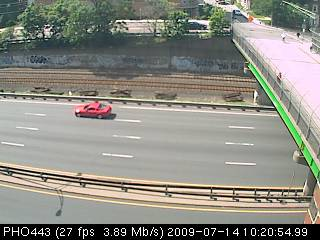
#> input picture frames_folder/in000007.jpg, 320 x 240 px; its folder holds only this picture in this run
$ jupyter execute adaptive_SVD_background_subtraction.ipynb   (shell and % lines are left out)
#> lines starting #> are read from the running program, lines starting #| are printed output that depends on the picture
# Adaptive SVD Background Subtraction

This algorithm describes a background subtraction method using **adaptive SVD** (Singular Value Decomposition).

## Overview

The algorithm processes frames from a **static camera** and uses an **initialization matrix** $A \in \mathbb{R}^{m \times n}$ to build a background model. It outputs background and foreground masks for each input frame.

## Initialization

1. Compute the initial SVD components from $A$:
   $$
   A \approx U \Sigma V^\top
   $$
   where:
   - $U \in \mathbb{R}^{m \times r}$: Left singular vectors
   - $\Sigma \in \mathbb{R}^{r \times r}$: Diagonal matrix of singular values
   - $V^\top \in \mathbb{R}^{r \times n}$: Right singular vectors
   - $r$: Initial rank (chosen based on $\tau^*$)

## Per-Frame Processing

For each new frame $B \in \mathbb{R}^{m \times 1}$:

1. **Read**, **vectorize**, and **normalize** the image $B$.
2. **Project $B$ onto the background subspace** using:
   $$
   J = UU^\top B
   $$
3. Compute the **foreground mask** $F$:
   $$
   F = |B - J| > \theta
   $$
   where $\theta$ is a foreground detection threshold.
4. Append $B$ as a column to the matrix $M$:
   $$
   M = [M \,|\, B]
   $$

## Batch Update (Every $\beta$ Frames)

When $M$ accumulates $\beta$ columns:

1. **Update SVD** using `SVDAppend`:
   $$
   [U, \Sigma, V] \leftarrow \texttt{SVDAppend}(U, \Sigma, V, M)
   $$
2. **Reset** $M \leftarrow \emptyset$.

## Reinitialization

If the number of columns in $U$ exceeds the threshold $n^*$:

- **Recompute SVD** using a new matrix $A$ with `SVDComp`:
  $$
  [U, \Sigma, V] \leftarrow \texttt{SVDComp}(A, \tau^*)
  $$

## Parameters

| Symbol        | Meaning                                             |
|---------------|-----------------------------------------------------|
| $\tau^*$      | Target rank used in `SVDComp`                       |
| $\varepsilon$ | Max Frobenius norm relative to mean image norm     |
| $\tau$        | Threshold for singular values in `SVDAppend`       |
| $\theta$      | Threshold for foreground detection                  |
| $\beta$       | Block size: number of frames before update         |
| $n^*$         | Max allowed size of $U$ (columns) before reinit     |

## Summary

This **adaptive SVD** framework evolves the background model over time while maintaining efficiency via:

- **`SVDAppend`**: Fast SVD updates using new frames.
- **`SVDComp`**: Reinitialization when the model grows too large.
- **Threshold-based masking**: Accurate foreground detection via:
  $$
  F = |B - UU^\top B| > \theta
  $$

It’s suitable for real-time background subtraction with a balance of **speed**, **adaptability**, and **accuracy**.

[cell 1]
import numpy as np
import cv2
import matplotlib.pyplot as plt
from tqdm import tqdm
import os
import glob

def svd_comp(A, tau):
    # Compute SVD
    U, s, Vh = np.linalg.svd(A, full_matrices=False)

    # Determine rank using tau parameter
    total_energy = np.sum(s**2)
    energy_threshold = tau * total_energy
    cumulative_energy = np.cumsum(s**2)
    i = np.searchsorted(cumulative_energy, energy_threshold) + 1

    # Return truncated SVD components
    return U[:, :i], np.diag(s[:i]), i

def svd_append(U, Sigma, M, tau):
    # Calculate orthogonal component of M with respect to U
    Y = M - U @ (U.T @ M)

    # QR decomposition of Y
    Q, R = np.linalg.qr(Y, mode='reduced')

    # Create augmented matrix
    K = np.block([
        [Sigma, U.T @ M],
        [np.zeros((R.shape[0], Sigma.shape[1])), R]
    ])

    # SVD of K
    Uk, sk, Vhk = np.linalg.svd(K, full_matrices=False)

    # Determine new rank using slope of singular values
    diffs = np.diff(sk)
    i_new = np.argmax(diffs < tau * sk[:-1]) + 1

    # Update U and Sigma
    U_new = np.hstack([U, Q]) @ Uk[:, :i_new]
    Sigma_new = np.diag(sk[:i_new])

    return U_new, Sigma_new, i_new

def process_image_sequence(image_folder, pattern="*.jpg", init_frames=50, tau_star=0.95,
                          tau=0.01, theta=0.05, beta=10, n_star=100, max_frames=None):

    # Get list of all image files in the folder matching the pattern
#> called with image_folder = 'frames_folder', pattern = '*.jpg', init_frames = 100, tau_star = 0.95, tau = 0.01, theta = 0.05, beta = 10, n_star = 100
    image_files = sorted(glob.glob(os.path.join(image_folder, pattern)))

    if len(image_files) == 0:
        raise ValueError(f"No images found in {image_folder} with pattern {pattern}")

    print(f"Found {len(image_files)} images")

    # Adjust init_frames if needed
    init_frames = min(init_frames, len(image_files))

    # Read first image to get dimensions
    first_img = cv2.imread(image_files[0], cv2.IMREAD_GRAYSCALE)
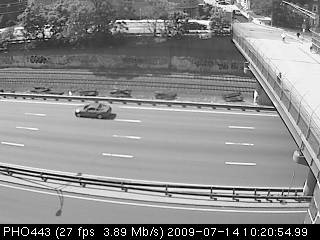
#> first_img: shape (240, 320); min 0, max 255, mean 139
    height, width = first_img.shape
#> height = 240; width = 320

    # Initialize matrix A with initialization frames
    print(f"Reading {init_frames} initialization frames...")
    A = np.zeros((height * width, init_frames))

    for i in range(init_frames):
        img = cv2.imread(image_files[i], cv2.IMREAD_GRAYSCALE)
        # Ensure all images have the same dimensions
        if img.shape != (height, width):
            img = cv2.resize(img, (width, height))
        # Normalize pixel values to [0,1]
        normalized = img.astype(float) / 255.0
        A[:, i] = normalized.flatten()

    # Compute initial SVD components
    print("Computing initial SVD components...")
    U, Sigma, i = svd_comp(A, tau_star)
#> Sigma = [164.5]; i = 1
    print(f"Initial SVD has {i} components")
#| Initial SVD has 1 components

    # Initialize M for batch processing
    M = np.zeros((height * width, 0))
#> M = empty array

    # Determine the number of frames to process
    total_frames = len(image_files)
    if max_frames is not None:
        total_frames = min(total_frames, max_frames)

    # Create dictionary to store results for all frames
    results = {}

    # Process all frames
    print("Processing image frames...")
    for frame_count in tqdm(range(total_frames)):
        # Read frame
        img = cv2.imread(image_files[frame_count], cv2.IMREAD_GRAYSCALE)
        if img is None:
            print(f"Could not read image {image_files[frame_count]}")
            continue

        # Ensure correct dimensions
        if img.shape != (height, width):
            img = cv2.resize(img, (width, height))

        # Normalize
        B = img.astype(float) / 255.0
        B_vec = B.flatten()

        # Project B onto current background model
        J = U @ (U.T @ B_vec)

        # Compute foreground mask
        diff = np.abs(B_vec - J)
        F = np.zeros_like(B_vec)
        F[diff > theta] = 1
        F_reshaped = F.reshape(height, width)

        # Reshape background
        background = J.reshape(height, width)

        # Store frame data for all frames
        results[frame_count] = {
            'original': B.copy(),
            'background': background.copy(),
            'foreground': F_reshaped.copy(),
            'rank': U.shape[1]
        }

        # Append to block M
        M = np.column_stack([M, B_vec])

        # If block is full, update SVD
        if M.shape[1] == beta:
            U, Sigma, i = svd_append(U, Sigma, M, tau)
            M = np.zeros((height * width, 0))
            print(f"Updated SVD model at frame {frame_count}, new rank: {i}")

        # Check if we need reinitialization
        if U.shape[1] > n_star:
            print(f"Reinitializing SVD at frame {frame_count}...")
            # Create new matrix from U*Sigma
            A_new = U @ Sigma
            U, Sigma, i = svd_comp(A_new, tau_star)
            print(f"Reinitialized rank: {i}")

    print(f"Processing complete. Processed {total_frames} frames.")
    return results

def display_results_grid(results, figsize=(20, 15), dpi=100):
    """
    Display results in a grid layout

    Args:
        results: Dictionary with frame results
        figsize: Figure size (default: (20, 15))
        dpi: DPI for figure (default: 100)
    """
    # Sort frames by index
    frame_indices = sorted(results.keys())
    n_frames = len(frame_indices)

    # For large numbers of frames, select a sample
    if n_frames > 30:
        print(f"Too many frames ({n_frames}) to display all. Selecting a sample...")
        selected_indices = np.linspace(0, n_frames-1, 30, dtype=int)
        frame_indices = [frame_indices[i] for i in selected_indices]
        n_frames = len(frame_indices)

    # Adjust figure size based on number of frames
    adjusted_figsize = (figsize[0], max(15, n_frames*1.5))

    # Create figure
    fig, axes = plt.subplots(n_frames, 3, figsize=adjusted_figsize, dpi=dpi)

    # If only one frame, make axes 2D
    if n_frames == 1:
        axes = axes.reshape(1, -1)

    for i, frame_idx in enumerate(frame_indices):
        frame_data = results[frame_idx]

        # Plot original
        axes[i, 0].imshow(frame_data['original'], cmap='gray')
        axes[i, 0].set_title(f"Frame {frame_idx}: Original")
        axes[i, 0].axis('off')

        # Plot background
        axes[i, 1].imshow(frame_data['background'], cmap='gray')
        axes[i, 1].set_title(f"Frame {frame_idx}: Background")
        axes[i, 1].axis('off')

        # Plot foreground
        axes[i, 2].imshow(frame_data['foreground'], cmap='gray')
        axes[i, 2].set_title(f"Frame {frame_idx}: Foreground")
        axes[i, 2].axis('off')

    plt.tight_layout()
    plt.show()

[cell 2]
# Parameters
image_folder = "frames_folder"

# Process images
results = process_image_sequence(
        image_folder=image_folder,
        pattern="*.jpg",
        init_frames=100,
        max_frames=1600
)
#> results = 1 item

# Display results for all frames
display_results_grid(results)
#> in display_results_grid, `frame_indices = sorted(results.keys())`: frame_indices = [0]
#> in display_results_grid, `n_frames = len(frame_indices)`: n_frames = 1
#> in display_results_grid, `adjusted_figsize = (figsize[0], max(15, n_frames*1.5))`: adjusted_figsize = (20, 15)
#> the loop in display_results_grid, `for i, frame_idx in enumerate(frame_indices):` made 1 pass
#> in display_results_grid, `plt.show()`:
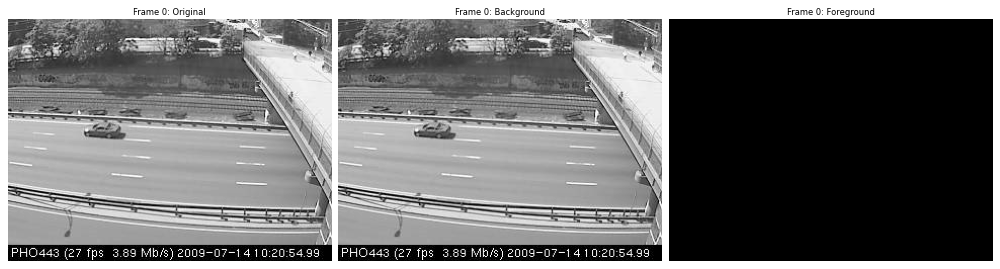
#> figure drawn by matplotlib, 3 panels

$ run again, on frames_folder/in000074.jpg
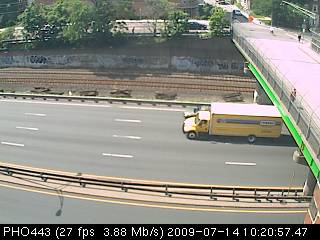
#> input picture frames_folder/in000074.jpg, 320 x 240 px
#> in process_image_sequence, `first_img = cv2.imread(image_files[0], cv2.IMREAD_GRAYSCALE)`:
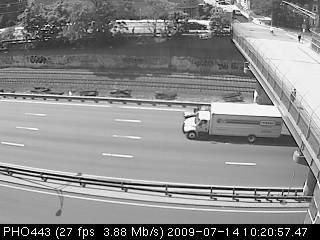
#> first_img: shape (240, 320); min 0, max 255, mean 137.9
#| Initial SVD has 1 components
#> results = 1 item
#> frame_indices = [0]
#> n_frames = 1
#> adjusted_figsize = (20, 15)
#> the loop in display_results_grid, `for i, frame_idx in enumerate(frame_indices):` made 1 pass
#> in display_results_grid, `plt.show()`:
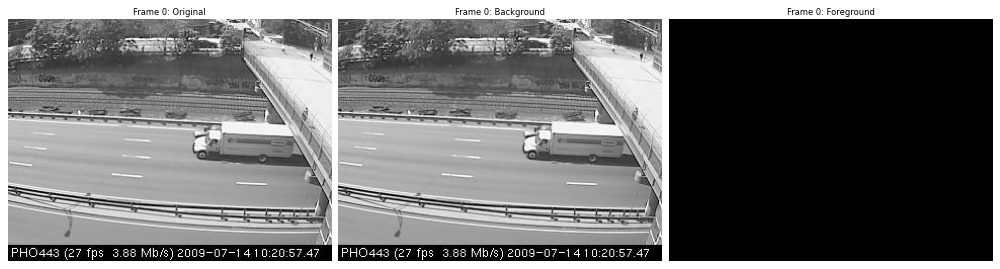
#> figure drawn by matplotlib, 3 panels

$ run again, on frames_folder/in000087.jpg
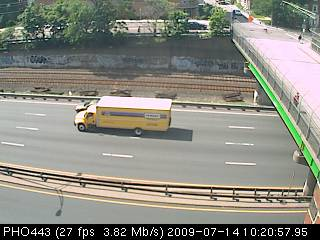
#> input picture frames_folder/in000087.jpg, 320 x 240 px
#> in process_image_sequence, `first_img = cv2.imread(image_files[0], cv2.IMREAD_GRAYSCALE)`:
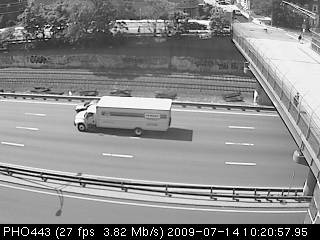
#> first_img: shape (240, 320); min 0, max 255, mean 137.4
#| Initial SVD has 1 components
#> results = 1 item
#> frame_indices = [0]
#> n_frames = 1
#> adjusted_figsize = (20, 15)
#> the loop in display_results_grid, `for i, frame_idx in enumerate(frame_indices):` made 1 pass
#> in display_results_grid, `plt.show()`:
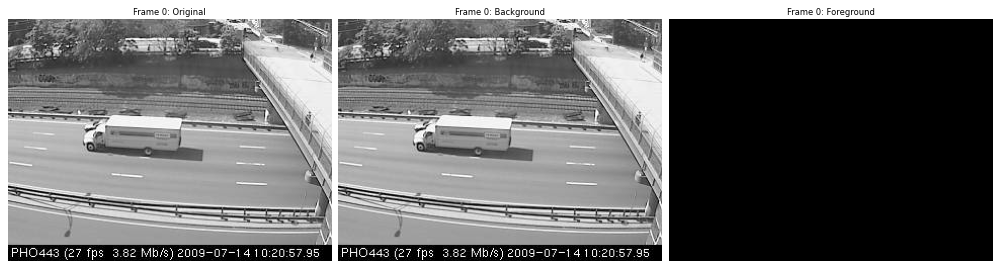
#> figure drawn by matplotlib, 3 panels
